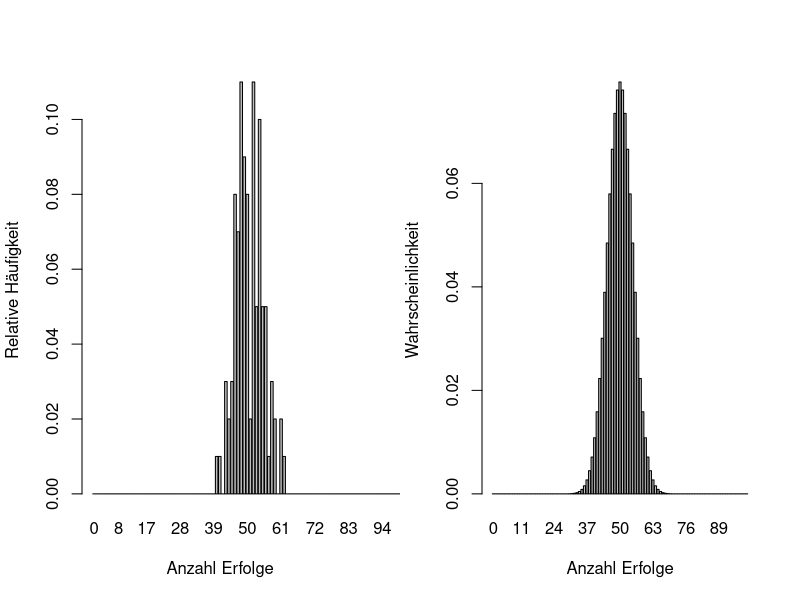
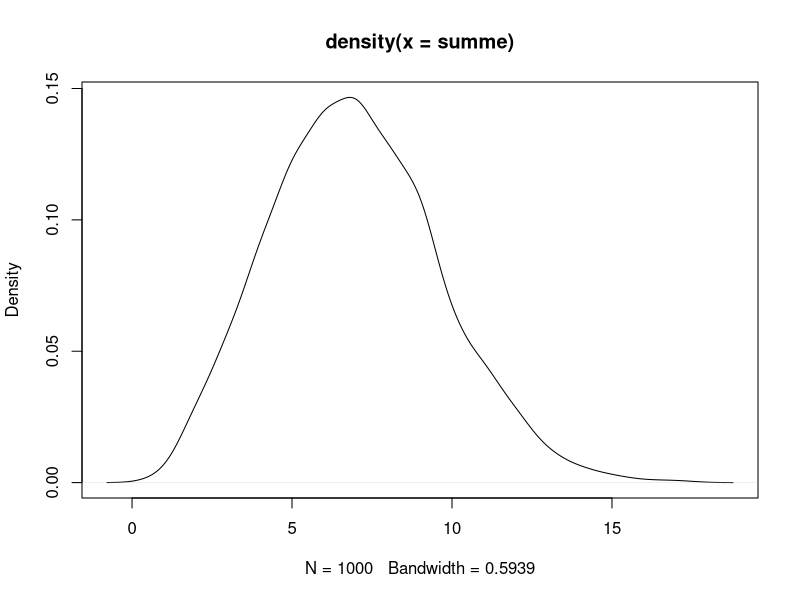
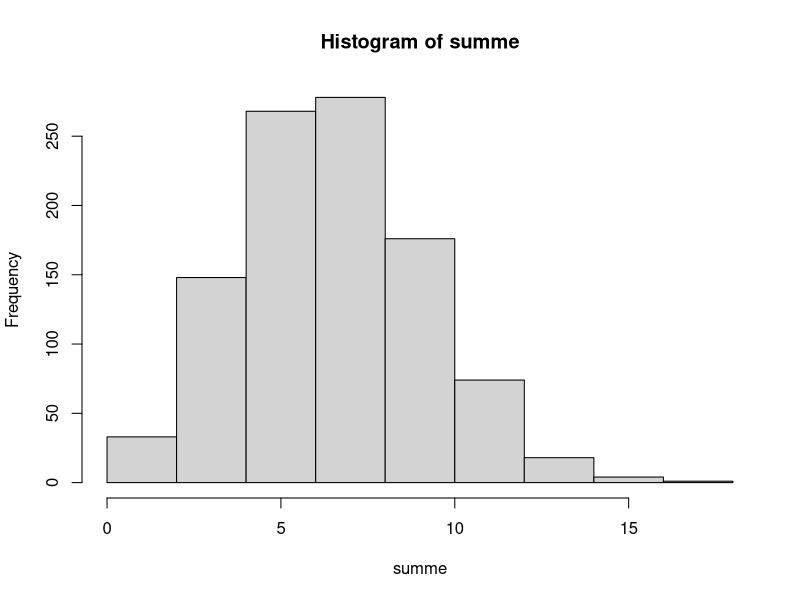
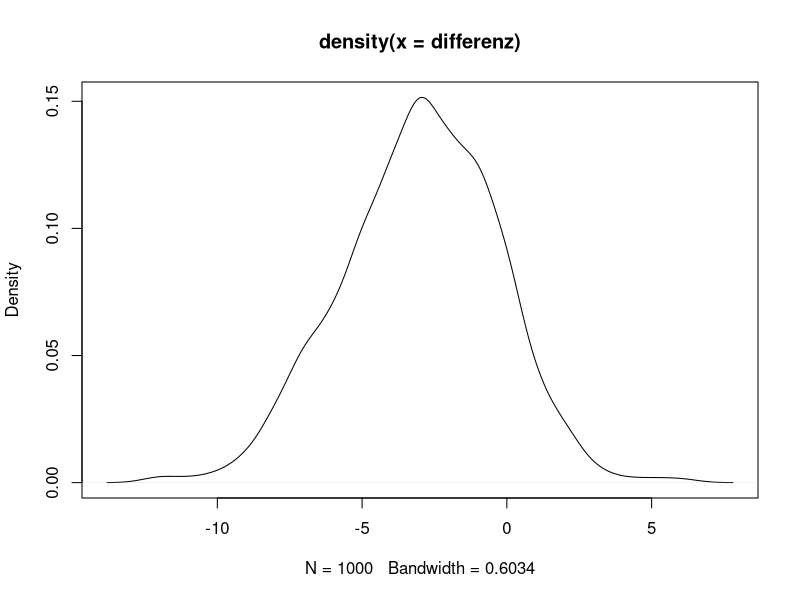
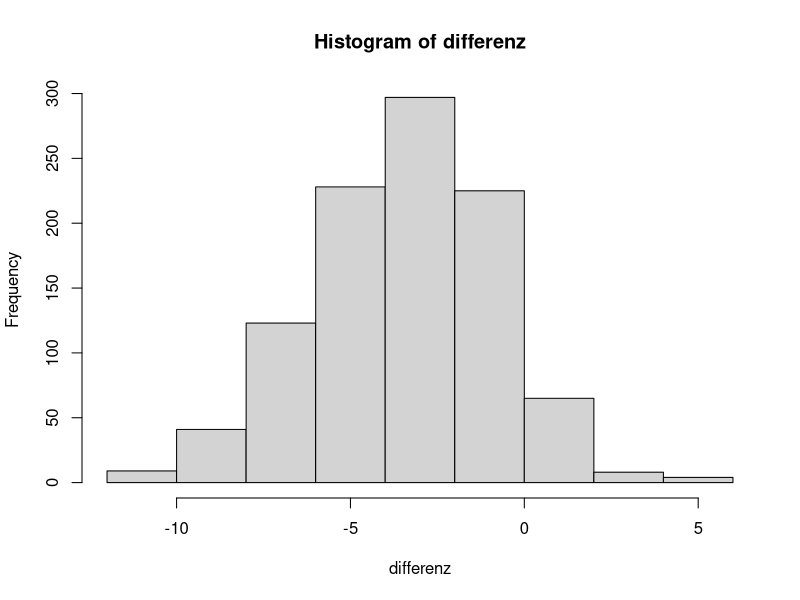
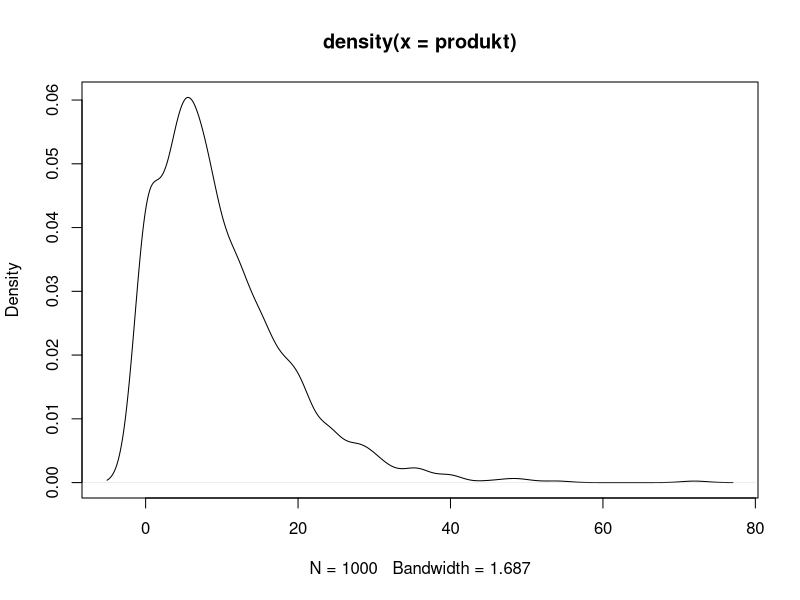
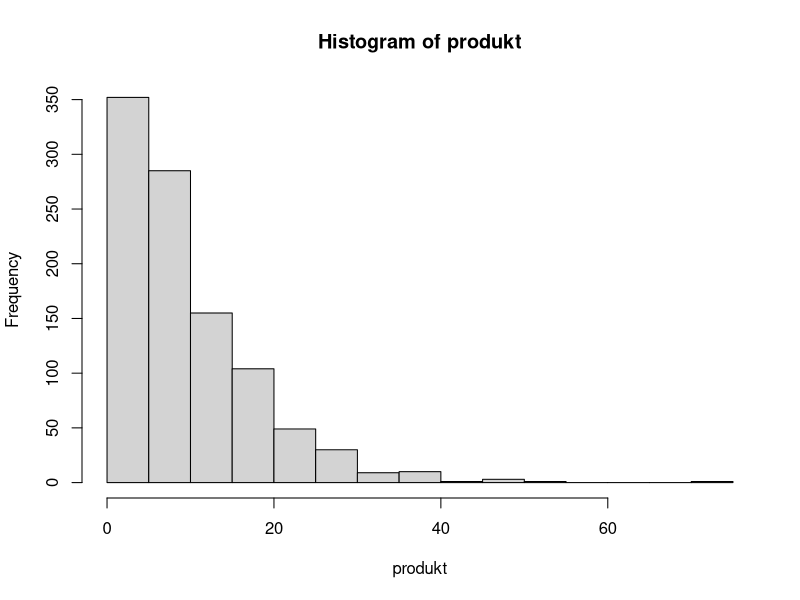

The R script that drew these images, in order:
################################################################################
# Lösung Aufgabe 7.8
################################################################################


############################### VORBEREITUNG ###################################

# Lösche alle möglicherweise vorhandenen Objekte im Arbeitsbereich
rm(list = ls())

# Für die Reproduzierbarkeit setzen wir einen seed
set.seed(123)  


################################ AUFGABE a) ####################################

# Zunächst exemplarisch für n=100

# Ziehe n=100 Zufallszahlen 'x' aus einer B(100,0.5) Verteilung
n <- 100
p <- 0.5
x <- rbinom(n=n, size = n, prob = p)

# relative Häufigkeiten erzeugen
relh<-table(x) / n

# Grafische Darstellung mit barplot Funktion
# da für z.B. weniger als 40 Erfolge keine Beobachungen vorliegen,
# wird für diese und andere Werte in der Grafik keine Häufigkeit (von 0)
# ausgegeben.

# ACHTUNG: 
# Falls Ausgabe auf Bildschirm gewünscht (anstelle Grafik im pdf Format),
# dann nur den 'barplot' Befehl ausführen
pdf("loes7_8_barplot_bsp1.pdf")
par(cex=1.5)
barplot(relh, xlab="Anzahl Erfolge", ylab="Relative Häufigkeit")
par(cex=1)
dev.off()


# Alternative Darstellung des Säulendiagramms mit allen möglichen Werten
# von 0 bis n=100

alle_werte <- as.character(0:n)
relh_gesamt <- setNames(rep(0, length(alle_werte)), alle_werte)
relh_gesamt[names(relh)] <- relh

# ACHTUNG: 
# Falls Ausgabe auf Bildschirm gewünscht (anstelle Grafik im pdf Format),
# dann nur den 'barplot' Befehl ausführen
pdf("loes7_8_barplot_bsp2.pdf")
par(cex=1.5)
barplot(relh_gesamt, xlab="Anzahl Erfolge", 
ylab="Relative Häufigkeit",xlim=c(0,n))
par(cex=1)
dev.off()


# Vergleich mit der Wahrscheinlichkeitsfunktion
werte <- 0:n
wkeiten<- dbinom(werte, size = n, prob = p)

# ACHTUNG: 
# Falls Ausgabe auf Bildschirm gewünscht (anstelle Grafik im pdf Format),
# dann nur den 'barplot' Befehl ausführen
pdf("loes7_8_barplot_bsp2_2.pdf")
par(cex=1.5)
barplot(wkeiten, names.arg=werte, xlab="Anzahl Erfolge", 
ylab="Wahrscheinlichkeit",ylim=c(0,0.08))
par(cex=1)
dev.off()


# Alternative 1: beide Säulendiagramme nebeneinander zeichnen
par(mfrow = c(1, 2))
barplot(relh_gesamt, xlab="Anzahl Erfolge", ylab="Relative Häufigkeit",xlim=c(0,n))
barplot(wkeiten, names.arg=werte,  xlab="Anzahl Erfolge", ylab="Wahrscheinlichkeit")
par(mfrow = c(1, 1)) # Standardeinstellung für Grafiken wiederherstellen

# Alternative 2: 
# Relative Häufigkeiten und Wahrscheinlichkeiten in einer Grafik darstellen

# ACHTUNG: 
# Falls Ausgabe auf Bildschirm gewünscht (anstelle Grafik im pdf Format),
# dann nur jeweils den 'plot' und 'points' Befehl ausführen
pdf("loes7_8_barplot_bsp3.pdf")
par(cex=1.5)
plot(alle_werte,relh_gesamt,col="black",xlab="Anzahl Erfolge", 
ylab="Relative Häufigkeit / W.keit")
points(alle_werte,wkeiten,col="grey",xlab="Anzahl Erfolge")
par(cex=1)
dev.off()


# Wir schreiben jetzt eine allgemeine Funktion plot.vergleich(),
# so dass die Erzeugung und Darstellung für beliebiges n funktioniert
# Achtung: 
# Wir vergleichen immer mit der Wahrscheinlichkeitskeitsverteilung 
# mit p=0.5, so dass wir die Funktion dann auch für Aufgabe b) anwenden können.
plot.vergleich <- function(n,p) {
  x <- rbinom(n=n, size = n, prob = p)
  relh<-table(x) / n
  alle_werte <- as.character(0:n)
  relh_gesamt <- setNames(rep(0, length(alle_werte)), alle_werte)
  relh_gesamt[names(relh)] <- relh
  plot(alle_werte,relh_gesamt,col="black", main = paste("n =", n), 
       xlab="Anzahl Erfolge", ylab="Relative Häufigkeit / W.keit")
  werte <- 0:n
  wkeiten<- dbinom(werte, size = n, prob = 0.5)
  points(alle_werte,wkeiten,col="grey",xlab="Anzahl Erfolge", ylab="Wahrscheinlichkeit")
}  


# Verwende die Funktion für n=10,100,1000,10000

# ACHTUNG: 
# Falls Ausgabe auf Bildschirm gewünscht (anstelle Grafik im pdf Format),
# dann nur jeweils den 'plot' Befehl ausführen
pdf("loes7_8_vergleich_n10.pdf")
par(cex=1.5)
plot.vergleich(10,0.5)
par(cex=1)
dev.off()

# ACHTUNG: 
# Falls Ausgabe auf Bildschirm gewünscht (anstelle Grafik im pdf Format),
# dann nur jeweils den 'plot' Befehl ausführen
pdf("loes7_8_vergleich_n100.pdf")
par(cex=1.5)
plot.vergleich(100,0.5)
par(cex=1)
dev.off()

# ACHTUNG: 
# Falls Ausgabe auf Bildschirm gewünscht (anstelle Grafik im pdf Format),
# dann nur jeweils den 'plot' Befehl ausführen
pdf("loes7_8_vergleich_n1000.pdf")
par(cex=1.5)
plot.vergleich(1000,0.5)
par(cex=1)
dev.off()

# ACHTUNG: 
# Falls Ausgabe auf Bildschirm gewünscht (anstelle Grafik im pdf Format),
# dann nur jeweils den 'plot' Befehl ausführen
pdf("loes7_8_vergleich_n10000.pdf")
par(cex=1.5)
plot.vergleich(10000,0.5)
par(cex=1)
dev.off()


################################ AUFGABE b) ####################################

# ACHTUNG: 
# Falls Ausgabe auf Bildschirm gewünscht (anstelle Grafik im pdf Format),
# dann nur jeweils den 'plot' Befehl ausführen
pdf("loes7_8_vergleich2_n10.pdf")
par(cex=1.5)
plot.vergleich(10,0.51)
par(cex=1)
dev.off()

# ACHTUNG: 
# Falls Ausgabe auf Bildschirm gewünscht (anstelle Grafik im pdf Format),
# dann nur jeweils den 'plot' Befehl ausführen
pdf("loes7_8_vergleich2_n100.pdf")
par(cex=1.5)
plot.vergleich(100,0.51)
par(cex=1)
dev.off()

# ACHTUNG: 
# Falls Ausgabe auf Bildschirm gewünscht (anstelle Grafik im pdf Format),
# dann nur jeweils den 'plot' Befehl ausführen
pdf("loes7_8_vergleich2_n1000.pdf")
par(cex=1.5)
plot.vergleich(1000,0.51)
par(cex=1)
dev.off()

# ACHTUNG: 
# Falls Ausgabe auf Bildschirm gewünscht (anstelle Grafik im pdf Format),
# dann nur jeweils den 'plot' Befehl ausführen
pdf("loes7_8_vergleich2_n10000.pdf")
par(cex=1.5)
plot.vergleich(10000,0.51)
par(cex=1)
dev.off()


################################ AUFGABE c) ####################################

# Simuliere Poisson verteilte Zufallszahlen
n <- 1000
y1 <- rpois(n, lambda=2)
y2 <- rpois(n, lambda=5)

# Berechne Summe, Differenz und Produkt
summe <- y1+y2
differenz <- y1-y2
produkt <- y1*y2

# Bestimme Differenz arithmetisches Mittel und Erwartungswert
2+5-mean(summe)
2-5-mean(differenz)
2*5-mean(produkt)

# Zum Vergleich noch Kerndichteschätzer bzw. Histogramme von Summe, Differenz
# und Produkt
plot(density(summe))
hist(summe)
plot(density(differenz))
hist(differenz)
plot(density(produkt))
hist(produkt)
